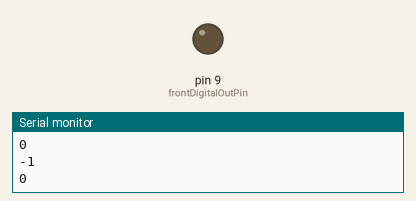
A sketch run on a simulated Arduino Uno, built with avr-gcc and run on an emulated ATmega328P. Shown: output pins drawn as LEDs (lit = HIGH), the last lines printed to the serial monitor.

Above: at 0.5 s.
At 3.8 s:
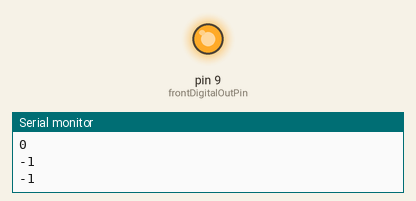
Timing chart, 0 to 5.2 s (numbered marks = the images above):
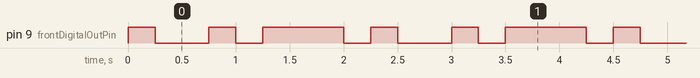

The sketch:

Taptic_Initial_Guesswork_No_Feedback.ino
```cpp
const int onIntensity = HIGH;
const int offIntensity = LOW;

const int frontDigitalOutPin = 9;
const int backDigitalOutPin = 10
;

// -1 = Back, 0 = Nothing, 1 = Front.
const int steps[] = {0, -1, 0, 0, -1, 0, -1, -1, -1, 0};
const int stepDelay = 250;
const int stepCount = sizeof(steps) / sizeof(int);

void setup() {
  // put your setup code here, to run once:
  Serial.begin(9600);
  pinMode(frontDigitalOutPin, OUTPUT);
}

void loop() {
  // put your main code here, to run repeatedly:
  long time = millis();
  for (int i=0; i < stepCount; i++){
    long endTime = time + stepDelay * i;
    int nextStep = steps[i];
    Serial.println(nextStep);
    while(millis() < endTime){
      runStep(nextStep, i);
    }
    clearMotors();
  }
}

// Output the analog signal
void runStep(int step, int stepNumber){
  // Setup correct input and output pins based on what the step is.
  int targetMotor = 0;
  if(step == -1){
    targetMotor = frontDigitalOutPin;
  } else if (step == 1){
    targetMotor = backDigitalOutPin;
  } else {
    return;
  }
  digitalWrite(targetMotor, onIntensity);
}

void clearMotors(){
  digitalWrite(frontDigitalOutPin, offIntensity);
  digitalWrite(backDigitalOutPin, offIntensity);
}
```

Measured:
- by itself, pin 9 (frontDigitalOutPin): repeats every 2.2 s: LOW 0.50 s, HIGH 0.25 s, LOW 0.25 s, HIGH 0.75 s, LOW 0.25 s, HIGH 0.25 s
- by itself, everything shown: repeats every 2.2 s, in 6 steps
